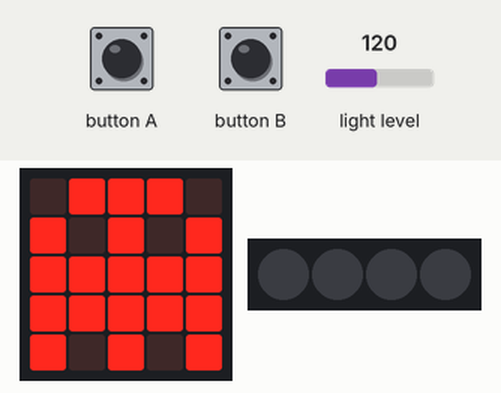
The program below on a simulated BBC micro:bit (MakeCode). Shown: the board's 5×5 LED display, 4 RGB LEDs in strip order, left to right. The inputs (shaded band) are chosen by the test bench; at power-on: light level 120. Dim RGB values are drawn brighter than linear.

Above: at 2.8 s.
2.9 s: button A pressed for 0.15 s
At 3.4 s:
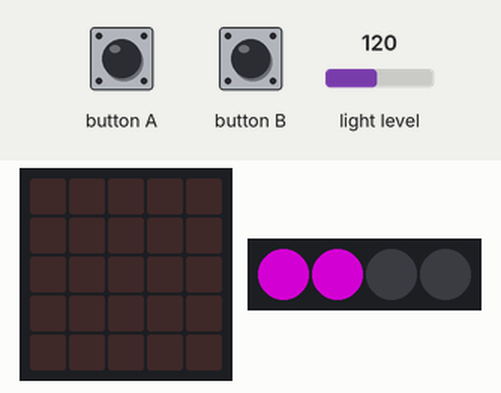
4.5 s: button B pressed for 0.15 s
At 5.8 s:
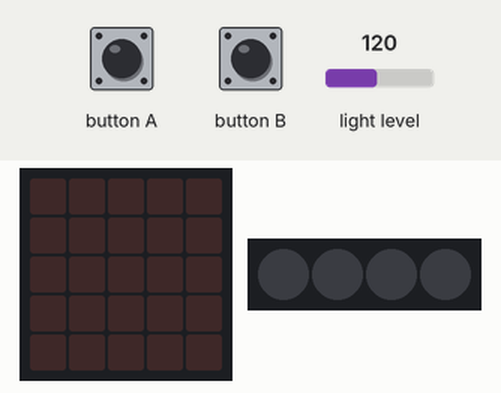
Timing chart, 0 to 7.5 s (numbered marks = the images above; inputs shaded):
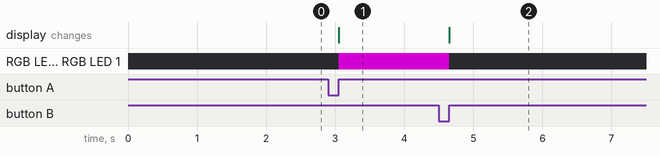

Measured:
- after the input at 2.9 s, RGB LED 0, RGB LED 1: off → RGB(127, 0, 127) after 0.15 s; the display: changes after 0.15 s (image 1)
- after the input at 4.5 s, RGB LED 0, RGB LED 1: RGB(127, 0, 127) → off after 0.15 s

The program:

main.ts
```typescript
// (licence header left out)
// variables
let amountOfLight: number = 0
let neopixelStrip: neopixel.Strip = null

basic.clearScreen()
basic.showIcon(IconNames.Ghost)
basic.pause(1000)

neopixelStrip = neopixel.create(DigitalPin.P16, 4, NeoPixelMode.RGB)
neopixelStrip.setPixelColor(0, neopixel.colors(NeoPixelColors.Black))
neopixelStrip.setPixelColor(1, neopixel.colors(NeoPixelColors.Black))
neopixelStrip.setPixelColor(2, neopixel.colors(NeoPixelColors.Black))
neopixelStrip.setPixelColor(3, neopixel.colors(NeoPixelColors.Black))
neopixelStrip.show()

input.onButtonPressed(Button.A, function () {
  amountOfLight = input.lightLevel()
  basic.clearScreen()

  // amount of light <= 51
  if (amountOfLight <= 51) {
    neopixelStrip.setPixelColor(0, neopixel.colors(NeoPixelColors.Black))
    neopixelStrip.setPixelColor(1, neopixel.colors(NeoPixelColors.Black))
    neopixelStrip.setPixelColor(2, neopixel.colors(NeoPixelColors.Black))
    neopixelStrip.setPixelColor(3, neopixel.colors(NeoPixelColors.Black))
    neopixelStrip.show()
  }

  // amount of light >= 52
  if (amountOfLight >= 52) {
    neopixelStrip.setPixelColor(0, neopixel.colors(NeoPixelColors.Purple))
    neopixelStrip.setPixelColor(1, neopixel.colors(NeoPixelColors.Black))
    neopixelStrip.setPixelColor(2, neopixel.colors(NeoPixelColors.Black))
    neopixelStrip.setPixelColor(3, neopixel.colors(NeoPixelColors.Black))
    neopixelStrip.show()
  }

  // amount of light > 104
  if (amountOfLight > 104) {
    neopixelStrip.setPixelColor(0, neopixel.colors(NeoPixelColors.Purple))
    neopixelStrip.setPixelColor(1, neopixel.colors(NeoPixelColors.Purple))
    neopixelStrip.setPixelColor(2, neopixel.colors(NeoPixelColors.Black))
    neopixelStrip.setPixelColor(3, neopixel.colors(NeoPixelColors.Black))
    neopixelStrip.show()
  }

  // amount of light > 156
  if (amountOfLight > 156) {
    neopixelStrip.setPixelColor(0, neopixel.colors(NeoPixelColors.Purple))
    neopixelStrip.setPixelColor(1, neopixel.colors(NeoPixelColors.Purple))
    neopixelStrip.setPixelColor(2, neopixel.colors(NeoPixelColors.Purple))
    neopixelStrip.setPixelColor(3, neopixel.colors(NeoPixelColors.Black))
    neopixelStrip.show()
  }

  // amount of light > 208
  if (amountOfLight > 208) {
    neopixelStrip.setPixelColor(0, neopixel.colors(NeoPixelColors.Purple))
    neopixelStrip.setPixelColor(1, neopixel.colors(NeoPixelColors.Purple))
    neopixelStrip.setPixelColor(2, neopixel.colors(NeoPixelColors.Purple))
    neopixelStrip.setPixelColor(3, neopixel.colors(NeoPixelColors.Purple))
    neopixelStrip.show()
  }
})

// reset screen
input.onButtonPressed(Button.B, function () {
  basic.clearScreen()
  neopixelStrip.setPixelColor(0, neopixel.colors(NeoPixelColors.Black))
  neopixelStrip.setPixelColor(1, neopixel.colors(NeoPixelColors.Black))
  neopixelStrip.setPixelColor(2, neopixel.colors(NeoPixelColors.Black))
  neopixelStrip.setPixelColor(3, neopixel.colors(NeoPixelColors.Black))
  neopixelStrip.show()
})
```
